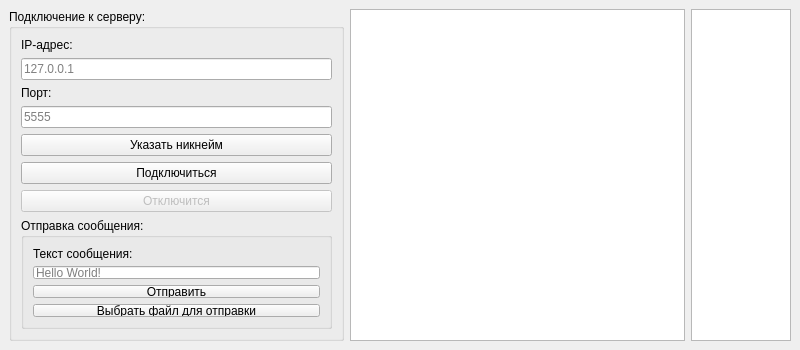
<?xml version="1.0" encoding="UTF-8"?>
<ui version="4.0">
 <class>MainWindow</class>
 <widget class="QMainWindow" name="MainWindow">
  <property name="geometry">
   <rect>
    <x>0</x>
    <y>0</y>
    <width>800</width>
    <height>350</height>
   </rect>
  </property>
  <property name="minimumSize">
   <size>
    <width>694</width>
    <height>350</height>
   </size>
  </property>
  <property name="maximumSize">
   <size>
    <width>800</width>
    <height>360</height>
   </size>
  </property>
  <property name="windowTitle">
   <string>Клиент</string>
  </property>
  <widget class="QWidget" name="centralwidget">
   <layout class="QHBoxLayout" name="horizontalLayout">
    <item>
     <layout class="QVBoxLayout" name="verticalLayout_3">
      <item>
       <widget class="QGroupBox" name="groupBox">
        <property name="title">
         <string>Подключение к серверу:</string>
        </property>
        <layout class="QVBoxLayout" name="verticalLayout">
         <item>
          <widget class="QLabel" name="label">
           <property name="text">
            <string>IP-адрес:</string>
           </property>
          </widget>
         </item>
         <item>
          <widget class="QLineEdit" name="lineEdit">
           <property name="placeholderText">
            <string>127.0.0.1</string>
           </property>
          </widget>
         </item>
         <item>
          <widget class="QLabel" name="label_2">
           <property name="text">
            <string>Порт:</string>
           </property>
          </widget>
         </item>
         <item>
          <widget class="QLineEdit" name="lineEdit_2">
           <property name="placeholderText">
            <string>5555</string>
           </property>
          </widget>
         </item>
         <item>
          <widget class="QPushButton" name="pushButton_5">
           <property name="text">
            <string>Указать никнейм</string>
           </property>
          </widget>
         </item>
         <item>
          <widget class="QPushButton" name="pushButton">
           <property name="text">
            <string>Подключиться</string>
           </property>
          </widget>
         </item>
         <item>
          <widget class="QPushButton" name="pushButton_3">
           <property name="enabled">
            <bool>false</bool>
           </property>
           <property name="text">
            <string>Отключится</string>
           </property>
          </widget>
         </item>
         <item>
          <widget class="QGroupBox" name="groupBox_2">
           <property name="title">
            <string>Отправка сообщения:</string>
           </property>
           <layout class="QVBoxLayout" name="verticalLayout_2">
            <item>
             <widget class="QLabel" name="label_3">
              <property name="text">
               <string>Текст сообщения:</string>
              </property>
             </widget>
            </item>
            <item>
             <widget class="QLineEdit" name="lineEdit_3">
              <property name="placeholderText">
               <string>Hello World!</string>
              </property>
             </widget>
            </item>
            <item>
             <widget class="QPushButton" name="pushButton_2">
              <property name="text">
               <string>Отправить</string>
              </property>
             </widget>
            </item>
            <item>
             <widget class="QPushButton" name="pushButton_4">
              <property name="text">
               <string>Выбрать файл для отправки</string>
              </property>
             </widget>
            </item>
           </layout>
          </widget>
         </item>
        </layout>
       </widget>
      </item>
     </layout>
    </item>
    <item>
     <widget class="QListWidget" name="listWidget"/>
    </item>
    <item>
     <widget class="QListWidget" name="listWidget_2">
      <property name="maximumSize">
       <size>
        <width>100</width>
        <height>16777215</height>
       </size>
      </property>
     </widget>
    </item>
   </layout>
  </widget>
 </widget>
 <resources/>
 <connections/>
</ui>
